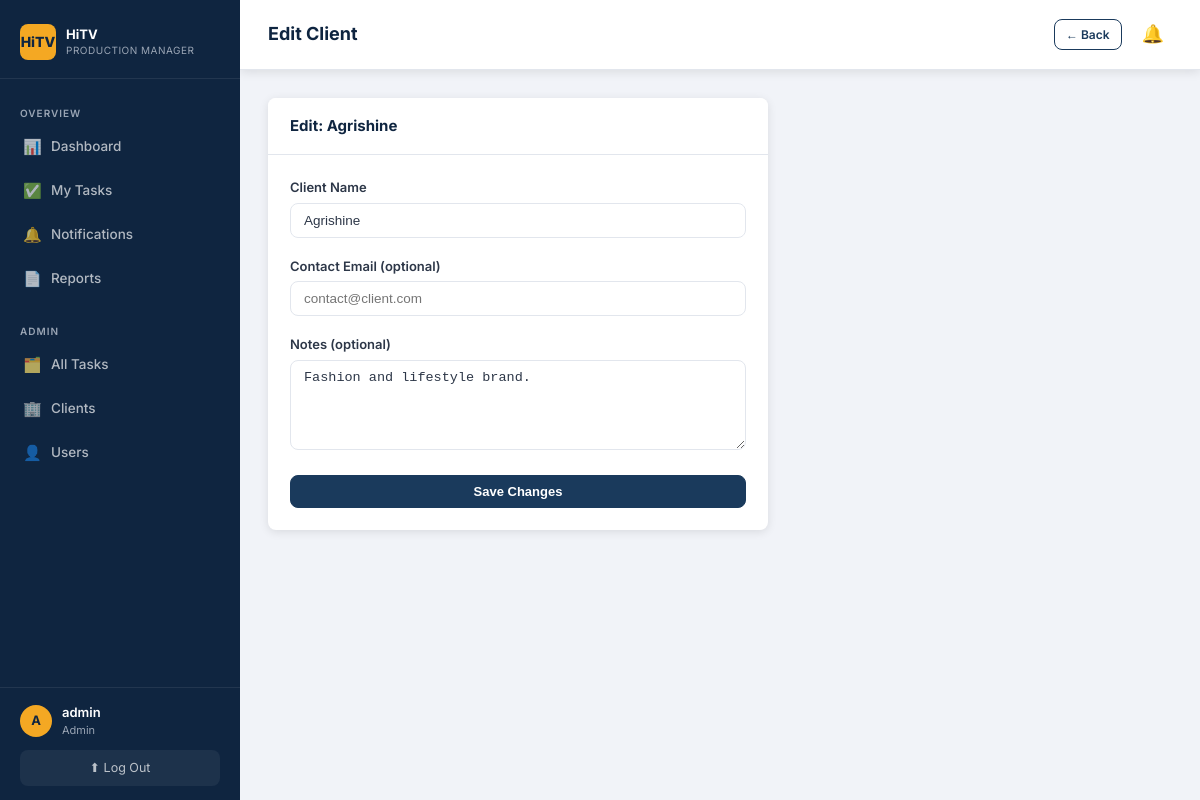
The page /admin/clients/2/edit (signed in) on the database its author committed.
### models.py (models this page shows, shortened)
class User(UserMixin, db.Model):
    __tablename__ = "users"
    id = db.Column(db.Integer, primary_key=True)
    username = db.Column(db.String(80), unique=True, nullable=False)
    email = db.Column(db.String(120), unique=True, nullable=False)
    password_hash = db.Column(db.String(256), nullable=False)
    role = db.Column(db.String(20), nullable=False, default="videographer")
    created_at = db.Column(db.DateTime, default=datetime.utcnow)
    assigned_tasks = db.relationship(
        "Task", foreign_keys="Task.assigned_to_id", back_populates="assignee", lazy="dynamic"
    )
    created_tasks = db.relationship(
        "Task", foreign_keys="Task.created_by_id", back_populates="creator", lazy="dynamic"
    )
    @property
    def is_admin(self) -> bool:
        return self.role == "admin"

class Client(db.Model):
    __tablename__ = "clients"
    id = db.Column(db.Integer, primary_key=True)
    name = db.Column(db.String(120), unique=True, nullable=False)
    contact_email = db.Column(db.String(120))
    notes = db.Column(db.Text)
    created_at = db.Column(db.DateTime, default=datetime.utcnow)
    tasks = db.relationship("Task", back_populates="client", lazy="dynamic")

### blueprints/admin.py (the view, shortened to what this page needs)
@admin_bp.route("/clients/<int:client_id>/edit", methods=["GET", "POST"])
@login_required
def edit_client(client_id):
    require_admin()
    client = Client.query.get_or_404(client_id)
    form = ClientForm(original_name=client.name, obj=client)
    return render_template("admin/create_client.html", form=form, editing=True, client=client)

### forms.py (shortened to what this page needs)
class ClientForm(FlaskForm):
    name = StringField("Client Name", validators=[DataRequired(), Length(max=120)])
    contact_email = EmailField("Contact Email", validators=[Optional(), Email()])
    notes = TextAreaField("Notes", validators=[Optional(), Length(max=500)])
    submit = SubmitField("Save Client")
    def __init__(self, original_name=None, *args, **kwargs):
        super().__init__(*args, **kwargs)
        self.original_name = original_name

### blueprints/admin.py (called while the page is built)
def require_admin():
    if not current_user.is_admin:
        abort(403)

### templates/admin/create_client.html (shortened to what this page needs)
{% extends "base.html" %}
{% block page_title %}{% if editing %}Edit Client{% else %}Add Client{% endif %}{% endblock %}
{% block topbar_actions %}
  <a href="{{ url_for('admin.clients') }}" class="btn btn-outline btn-sm">← Back</a>
{% endblock %}
{% block content %}
<div style="max-width:500px;">
  <div class="card">
    <div class="card-header">
      <span class="card-title">{% if editing %}Edit: {{ client.name }}{% else %}New Client{% endif %}</span>
    </div>
    <div class="card-body">
      <form method="POST"
            action="{% if editing %}{{ url_for('admin.edit_client', client_id=client.id) }}{% else %}{{ url_for('admin.create_client') }}{% endif %}"
            novalidate>
        <div class="form-group">
          <label class="form-label">Client Name</label>
          {{ form.name(class="form-control", placeholder="e.g. Acme Corp") }}
        </div>
        <div class="form-group">
          <label class="form-label">Contact Email (optional)</label>
          {{ form.contact_email(class="form-control", placeholder="contact@client.com") }}
        </div>
        <div class="form-group">
          <label class="form-label">Notes (optional)</label>
          {{ form.notes(class="form-control", placeholder="Any notes about this client…") }}
        </div>
        <button type="submit" class="btn btn-primary" style="width:100%;justify-content:center;">
          {% if editing %}Save Changes{% else %}Create Client{% endif %}
        </button>
      </form>
    </div>
  </div>
</div>
{% endblock %}

### templates/base.html (shortened to what this page needs)
<!DOCTYPE html>
<html lang="en">
<head>
  <link rel="stylesheet" href="{{ url_for('static', filename='css/style.css') }}">
</head>
<body>
<div class="app-wrapper">
  <aside class="sidebar">
    <div class="sidebar-brand">
      <div class="brand-logo">
        <div class="brand-icon">HiTV</div>
        <div>
          <div class="brand-name">HiTV</div>
          <div class="brand-tagline">Production Manager</div>
        </div>
      </div>
    </div>
    <nav class="sidebar-nav">
      <div class="nav-section-label">Overview</div>
      <a class="nav-item {% if request.endpoint == 'main.dashboard' %}active{% endif %}"
         href="{{ url_for('main.dashboard') }}">
        <span class="nav-icon">📊</span> Dashboard
      </a>
      <a class="nav-item {% if request.blueprint == 'tasks' %}active{% endif %}"
         href="{{ url_for('tasks.list_tasks') }}">
        <span class="nav-icon">✅</span> My Tasks
      </a>
      <a class="nav-item {% if request.blueprint == 'notifications' %}active{% endif %}"
         href="{{ url_for('notifications.list_notifications') }}" style="position:relative;">
        <span class="nav-icon">🔔</span> Notifications
      </a>
      <a class="nav-item {% if request.blueprint == 'reports' %}active{% endif %}"
         href="{{ url_for('reports.report') }}">
        <span class="nav-icon">📄</span> Reports
      </a>
      {% if current_user.is_admin %}
      <div class="nav-section-label" style="margin-top:10px;">Admin</div>
      <a class="nav-item {% if request.endpoint == 'admin.tasks' or request.endpoint == 'admin.create_task' %}active{% endif %}"
         href="{{ url_for('admin.tasks') }}">
        <span class="nav-icon">🗂️</span> All Tasks
      </a>
      <a class="nav-item {% if request.endpoint == 'admin.clients' or request.endpoint == 'admin.create_client' %}active{% endif %}"
         href="{{ url_for('admin.clients') }}">
        <span class="nav-icon">🏢</span> Clients
      </a>
      <a class="nav-item {% if request.endpoint == 'admin.users' or request.endpoint == 'admin.create_user' %}active{% endif %}"
         href="{{ url_for('admin.users') }}">
        <span class="nav-icon">👤</span> Users
      </a>
      {% endif %}
    </nav>
    <div class="sidebar-footer">
      <div class="user-pill">
        <div class="user-avatar">{{ current_user.username[0].upper() if current_user.is_authenticated else '?' }}</div>
        <div class="user-info">
          <div class="user-name">{{ current_user.username if current_user.is_authenticated else 'Guest' }}</div>
          <div class="user-role">{{ current_user.role if current_user.is_authenticated else '' }}</div>
        </div>
      </div>
      <a href="{{ url_for('auth.logout') }}" class="logout-btn">⬆ Log Out</a>
    </div>
  </aside>
  <div class="main-content">
    <div class="topbar">
      <div class="page-title">{% block page_title %}{% endblock %}</div>
      <div class="topbar-right">
        {% block topbar_actions %}{% endblock %}
        <a href="{{ url_for('notifications.list_notifications') }}" class="topbar-bell"
           title="Notifications">
          🔔
        </a>
      </div>
    </div>
    <div class="page-body">
      {% block content %}{% endblock %}
    </div>
  </div>
</div>
</body>
</html>

### rows shown on the page
User: username "A", username "admin", role "Admin"
Client: name "Agrishine", notes "Fashion and lifestyle brand."
